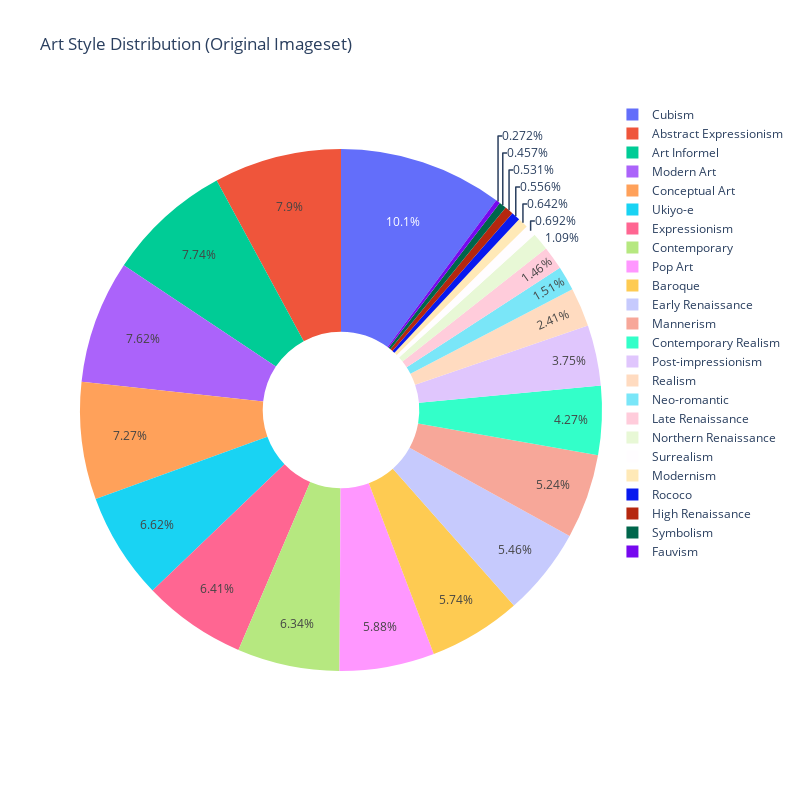

The notebook cell saved with this chart:
### Markdown cell above
Visualizations
- Create sample visualizations of images across different styles
- [ ] Generate distribution plots of image properties
- [ ] Analyze color distributions
- [ ] Create dimensionality reduction visualizations (t-SNE, UMAP)

### Code cell
def plot_style_pie(df):
    """
    Creates an interactive pie chart of art style distribution using Plotly
    """
    style_counts = df['Style'].value_counts()
    
    fig = go.Figure(data=[go.Pie(
        labels=style_counts.index,
        values=style_counts.values,
        hole=.3,
        hovertemplate="<b>%{label}</b><br>" +
                      "Count: %{value}<br>" +
                      "Percentage: %{percent}<extra></extra>"
    )])
    
    fig.update_layout(
        title="Art Style Distribution (Original Imageset)",
        width=800,
        height=800
    )
    return fig


#Usage:
plot_style_pie(imgs_filtered)

### Figure 1 — Plotly figure (JSON) as saved in the notebook; plotly's stock layout.template omitted (floating-point values rounded to 4 significant figures)
{"data": [{"hole": 0.3, "hovertemplate": "<b>%{label}</b><br>Count: %{value}<br>Percentage: %{percent}<extra></extra>", "labels": ["Cubism", "Abstract Expressionism", "Art Informel", "Modern Art", "Conceptual Art", "Ukiyo-e", "Expressionism", "Contemporary", "Pop Art", "Baroque", "Early Renaissance", "Mannerism", "Contemporary Realism", "Post-impressionism", "Realism", "Neo-romantic", "Late Renaissance", "Northern Renaissance", "Surrealism", "Modernism", "Rococo", "High Renaissance", "Symbolism", "Fauvism"], "type": "pie", "values": [821, 640, 627, 617, 589, 536, 519, 513, 476, 465, 442, 424, 346, 304, 195, 122, 118, 88, 56, 52, 45, 43, 37, 22]}], "layout": {"height": 800, "title": {"text": "Art Style Distribution (Original Imageset)"}, "width": 800}}
